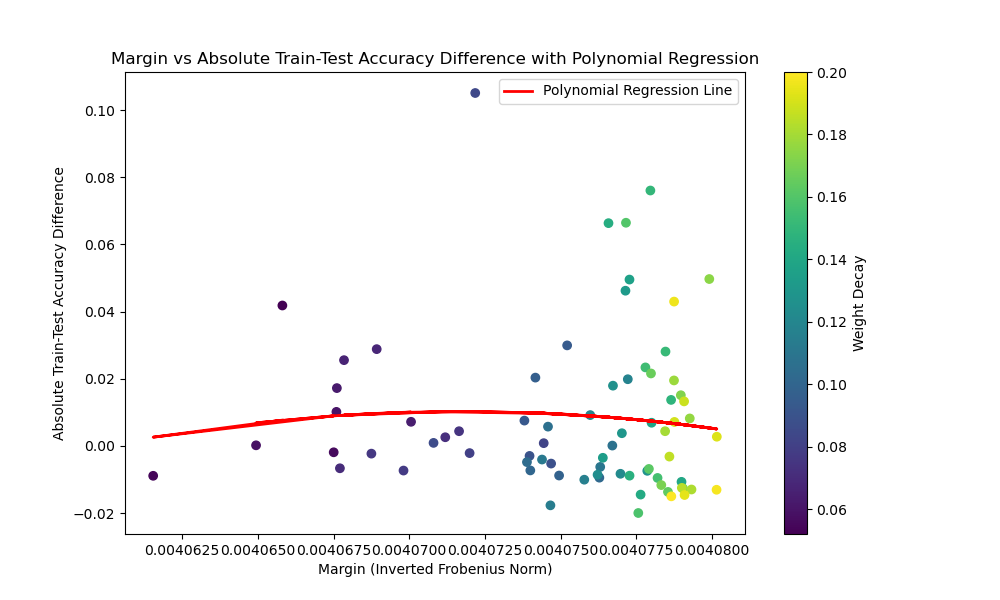

Here is the Python script that generated this plot:
import numpy as np
import matplotlib.pyplot as plt
import seaborn as sns
import pandas as pd
from sklearn.preprocessing import PolynomialFeatures
from sklearn.linear_model import LinearRegression


if __name__ == "__main__":

    # Sample data (replace with your real data)
    #margin = np.random.uniform(0.1, 0.3, 100)
    #accuracy_difference = np.abs(margin - np.random.uniform(0, 1, 100))
    #weight_decay = np.random.uniform(0.02, 0.18, 100)

    df = pd.read_csv('bert_vis_data.csv')

    margin = df['margin'].to_numpy()
    accuracy_difference = df['train-test acc'].to_numpy()
    weight_decay = df['weight_decay'].to_numpy()

    # Polynomial regression
    poly = PolynomialFeatures(degree=2)
    X_poly = poly.fit_transform(margin.reshape(-1, 1))
    poly_reg_model = LinearRegression()
    poly_reg_model.fit(X_poly, accuracy_difference)
    y_poly_pred = poly_reg_model.predict(X_poly)

    # Plotting
    plt.figure(figsize=(10, 6))

    # Scatter plot with color map for weight decay
    scatter = plt.scatter(margin, accuracy_difference, c=weight_decay, cmap='viridis')

    # Plot the polynomial regression line
    plt.plot(margin, y_poly_pred, color='red', label='Polynomial Regression Line', linewidth=2)

    # Add color bar
    cbar = plt.colorbar(scatter)
    cbar.set_label('Weight Decay')

    # Labels and title
    plt.xlabel('Margin (Inverted Frobenius Norm)')
    plt.ylabel('Absolute Train-Test Accuracy Difference')
    plt.title('Margin vs Absolute Train-Test Accuracy Difference with Polynomial Regression')

    # Add legend
    plt.legend()

    # Show plot
    plt.savefig('vis.png')